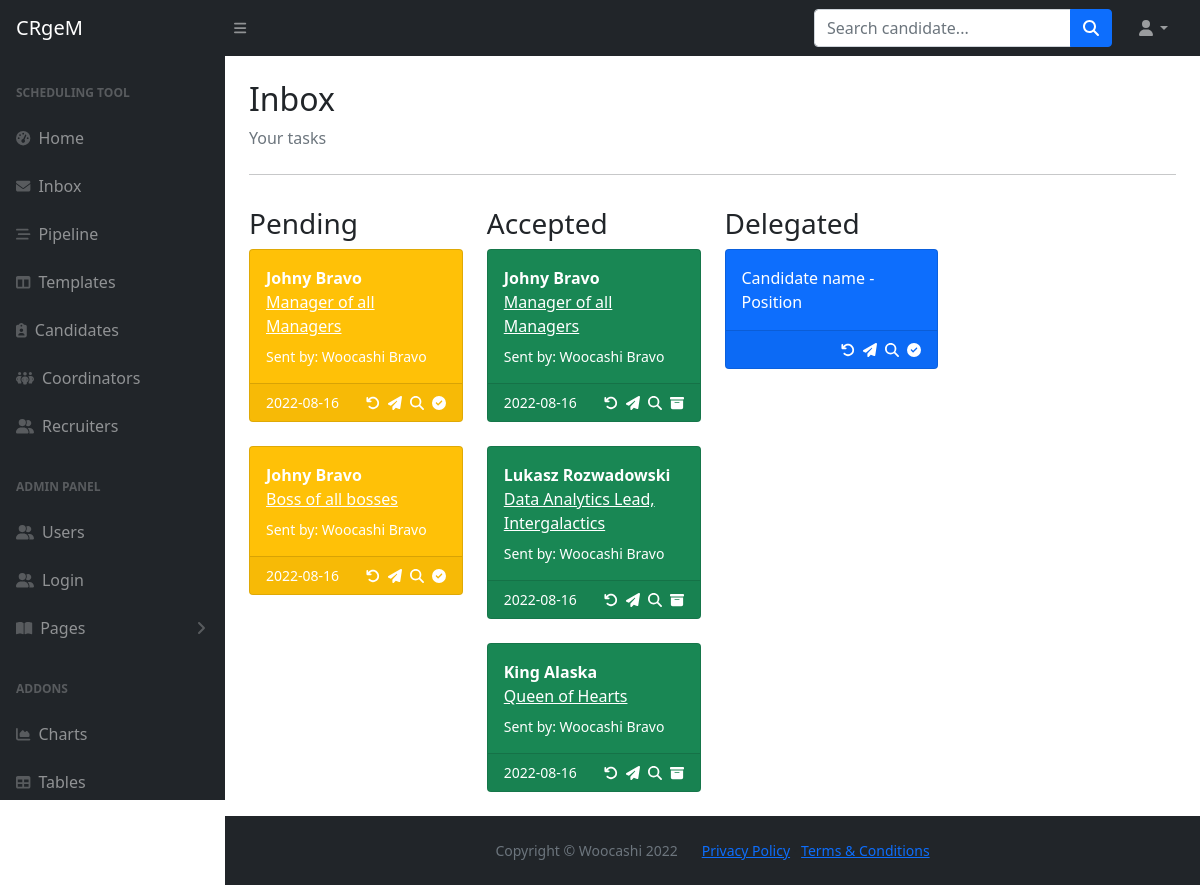
Screenshot of /inbox (signed in) with the database file from the repository.
### main.py (models this page shows)
class Task(db.Model, Base):
    __tablename__="tasks"
    id = db.Column(db.Integer, primary_key=True)
    sender_id = Column(Integer, ForeignKey('users.id'), nullable=False)
    recipient_id = Column(Integer, ForeignKey('users.id'), nullable=False)
    from_user = relationship("User", foreign_keys=[sender_id], back_populates="tasks_sent")
    to_user = relationship("User", foreign_keys=[recipient_id], back_populates="tasks_received")
    candidate_id = Column(Integer, ForeignKey('candidates.id'))
    candidate = relationship("Candidate", foreign_keys=[candidate_id], back_populates="tasks")
    interviewers = db.Column(db.String, nullable=False)
    role = db.Column(db.String, nullable=False)
    description = db.Column(db.Text, nullable=False)
    date_sent = db.Column(db.Date, nullable=False)
    date_received = db.Column(db.Date, nullable=True)
    date_completed = db.Column(db.Date, nullable=True)
    status = db.Column(db.String, nullable=False)
    is_archived = db.Column(db.Boolean, nullable=False)

class Candidate(db.Model, Base):
    __tablename__="candidates"
    id = db.Column(db.Integer, primary_key=True)
    first_name = db.Column(db.String, nullable=False)
    last_name = db.Column(db.String, nullable=False)
    full_name = db.Column(db.String, nullable=False)
    email = db.Column(db.String, nullable=False, unique=True)
    phone = db.Column(db.String, nullable=False)
    cv = db.Column(db.String, nullable=True)
    owner_id = Column(Integer, ForeignKey('users.id'))
    created_by = relationship("User", back_populates="candidates")
    created_date = db.Column(db.Date, nullable=False)
    tasks = relationship("Task", back_populates="candidate")

class User(db.Model, UserMixin, Base):
    __tablename__="users"
    id = db.Column(db.Integer, primary_key=True)
    first_name = db.Column(db.String, nullable=False)
    last_name = db.Column(db.String, nullable=False)
    full_name = db.Column(db.String, nullable=False)
    email = db.Column(db.String, nullable=False, unique=True)
    phone = db.Column(db.String, nullable=False)
    type = db.Column(db.String, nullable=False)
    password = db.Column(db.String, nullable=False)
    interviews = relationship("Interview", back_populates="created_by")
    templates = relationship("Template", back_populates="created_by")
    candidates = relationship("Candidate", back_populates="created_by")
    tasks_sent = relationship("Task", primaryjoin="User.id==Task.sender_id", back_populates="from_user")
    tasks_received = relationship("Task", primaryjoin="User.id==Task.recipient_id", back_populates="to_user")

### main.py (the view)
@app.route('/inbox')
def inbox():
    user_tasks = Task.query.filter_by(recipient_id=current_user.id).all()
    print(user_tasks)
    return render_template('inbox.html', user_tasks=user_tasks)

### main.py (called while the page is built)
@login_manager.user_loader
def load_user(user_id):
    try:
        return User.query.get(user_id)
    except:
        return None

### templates/inbox.html
{% include "header.html" %}
                <main>
                    <div class="container-fluid px-4">
                        <h2 class="mt-4">Inbox</h2>
                        <ol class="breadcrumb mb-4">
                            <li class="breadcrumb-item active">Your tasks</li>
                        </ol>
                        <hr>
                        <div class="row">
	                        <div class="col-xl-3">
                                <h3 class="mt-3">Pending</h3>
                                {% for task in user_tasks: %}
                                {% if task.status == "pending" and task.is_archived == False %}
                                <div class="card bg-warning text-white mb-4">
                                    <div class="card-body">
                                        <div class="row">
                                            <strong>{{ task.candidate.full_name }}</strong>
                                            <u>{{ task.role}}</u>
                                        </div>
                                        <div class="row mt-2">
                                            <span class="small"> Sent by: {{task.from_user.full_name}}</span>
                                        </div>
                                    </div>
                                    <div class="card-footer d-flex align-items-center justify-content-between">
                                        <div class="d-flex align-items-center justify-content-start">
                                            <span class="small">{{task.date_sent}}</span>
                                        </div>
                                        <div class="d-flex align-items-center justify-content-end">
                                            <a class="small text-white stretched-link ms-2" href="#" title="Return to sender">
                                            <i class="fa-solid fa-arrow-rotate-left"></i>
                                            </a>
                                            <a class="small text-white stretched-link ms-2" href="#" title="Delegate">
                                                <i class="fa-solid fa-paper-plane"></i>
                                            </a>
                                            <a class="small text-white stretched-link ms-2" href="#" title="Check details">
                                                <i class="fa-solid fa-magnifying-glass"></i>
                                            </a>
                                            <a class="small text-white stretched-link ms-2" href="{{url_for('task_accept', task_id=task.id)}}" title="Accept task">
                                                <i class="fa-solid fa-circle-check"></i>
                                            </a>
                                        </div>
                                    </div>
                                </div>
                                {% endif %}
                                {% endfor %}
                            </div>
                            <div class="col-xl-3">
                                <h3 class="mt-3">Accepted</h3>
                                {% for task in user_tasks: %}
                                {% if task.status == "accepted" and task.is_archived == False %}
                                <div class="card bg-success text-white mb-4">
                                    <div class="card-body">
                                        <div class="row">
                                            <strong>{{ task.candidate.full_name }}</strong>
                                            <u>{{ task.role}}</u>
                                        </div>
                                        <div class="row mt-2">
                                            <span class="small"> Sent by: {{task.from_user.full_name}}</span>
                                        </div>
                                    </div>
                                    <div class="card-footer d-flex align-items-center justify-content-between">
                                        <div class="d-flex align-items-center justify-content-start">
                                            <span class="small">{{task.date_sent}}</span>
                                        </div>
                                        <div class="d-flex align-items-center justify-content-end">
                                            <a class="small text-white stretched-link ms-2" href="#" title="Return to sender">
                                                <i class="fa-solid fa-arrow-rotate-left"></i>
                                            </a>
                                            <a class="small text-white stretched-link ms-2" href="#" title="Delegate">
                                                <i class="fa-solid fa-paper-plane"></i>
                                            </a>
                                            <a class="small text-white stretched-link ms-2" href="#" title="Check details">
                                                <i class="fa-solid fa-magnifying-glass"></i>
                                            </a>
                                            <a class="small text-white stretched-link ms-2" href="#" title="Archive task">
                                                <i class="fa-solid fa-box-archive"></i>
                                            </a>
                                        </div>
                                    </div>
                                </div>
                                {% endif %}
                                {% endfor %}
                            </div>
                            <div class="col-xl-3">
                                <h3 class="mt-3">Delegated</h3>
                                <div class="card bg-primary text-white mb-4">
                                    <div class="card-body">
                                        <span class="big">Candidate name</span>
                                        -
                                        <span class="big">Position</span>
                                    </div>
                                    <div class="card-footer d-flex align-items-center justify-content-end">
                                        <a class="small text-white stretched-link ms-2" href="#" title="Return to sender">
                                            <i class="fa-solid fa-arrow-rotate-left"></i>
                                        </a>
                                        <a class="small text-white stretched-link ms-2" href="#" title="Delegate">
                                            <i class="fa-solid fa-paper-plane"></i>
                                        </a>
                                        <a class="small text-white stretched-link ms-2" href="#" title="Check details">
                                            <i class="fa-solid fa-magnifying-glass"></i>
                                        </a>
                                        <a class="small text-white stretched-link ms-2" href="#" title="Accept task">
                                            <i class="fa-solid fa-circle-check"></i>
                                        </a>
                                    </div>
                                </div>
                            </div>
                        </div>
                    </div>
                </main>
{% include 'footer.html' %}

### rows the page displays
Task: candidate.full_name "Johny Bravo", role "Manager of all Managers", from_user.full_name "Woocashi Bravo", date_sent "2022-08-16"
Task: candidate.full_name "Johny Bravo", role "Boss of all bosses", from_user.full_name "Woocashi Bravo", date_sent "2022-08-16"
Task: candidate.full_name "Johny Bravo", role "Manager of all Managers", from_user.full_name "Woocashi Bravo", date_sent "2022-08-16"
Task: candidate.full_name "Lukasz Rozwadowski", role "Data Analytics Lead, Intergalactics", from_user.full_name "Woocashi Bravo", date_sent "2022-08-16"
Task: candidate.full_name "King Alaska", role "Queen of Hearts", from_user.full_name "Woocashi Bravo", date_sent "2022-08-16"
